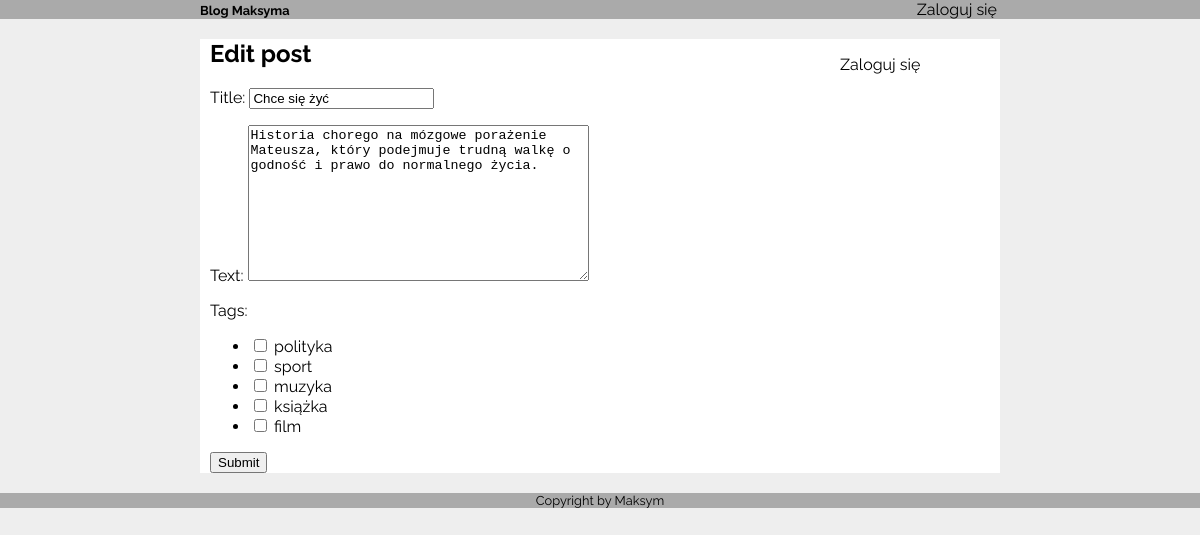
/edit_post/11, run on an earlier commit of the app's database.
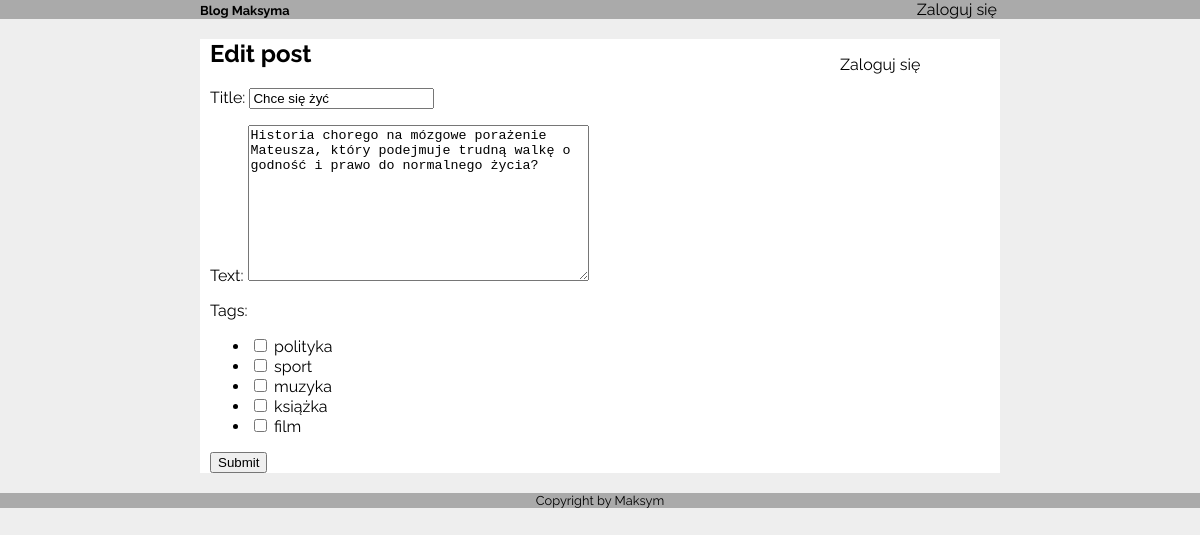
And on a later commit of the database.
### blog/models.py (models this page shows, shortened)
class Post(models.Model):
	title  = models.CharField(max_length=200)
	content = models.CharField(max_length=10000)
	publish_date = models.DateField()
	edit_date	= models.DateField(null=True)
	user = models.ForeignKey(User)
	class Meta:
		ordering = ['-publish_date']

### blog/views.py (the view, shortened to what this page needs)
# urls.py: url(r'^edit_post/(?P<id>\d+)$', views.edit_post, name="edit_post"),
def edit_post(request, id):
	id = int(id)
	post = Post.objects.get(id=id)
	form = PostForm(initial={
		'title': post.title,
		'content': post.content,
		'tags': [(ptt, ptt) for ptt in PostToTag.objects.filter(post=post).values_list('tag', flat=True)]
	})
	context = {
		"form": form
	}
	return render(request, 'blog/edit_post.html', context)

### blog/forms.py
class PostForm(forms.Form):
	def __init__(self, *args, **kwargs):
		super(PostForm, self).__init__(*args, **kwargs)
		choices = tuple([(tag.name, tag.name) for tag in Tag.objects.all()])
		self.fields['tags'] = forms.MultipleChoiceField(
			widget=forms.CheckboxSelectMultiple,
			choices=choices)
	title = forms.CharField(max_length=100, label="Title")
	content = forms.CharField(widget=forms.Textarea, max_length=1000, label="Text")

### blog/templates/blog/edit_post.html (shortened to what this page needs)
{% extends 'blog/base.html' %}
{% block content %}
<h2>Edit post</h2>
<form method="POST">
	{{ form.as_p }}
	<button type="submit">Submit</button>
</form>
{% endblock %}

What changed in the data, as far as the page shows it:
changed Post "Chce się żyć": content "Historia chorego na mózgowe porażenie Mateusza, który podejmuje trudną walkę o godność i prawo do normalnego życia." → "Historia chorego na mózgowe porażenie Mateusza, który podejmuje trudną walkę o godność i prawo do normalnego życia?"
